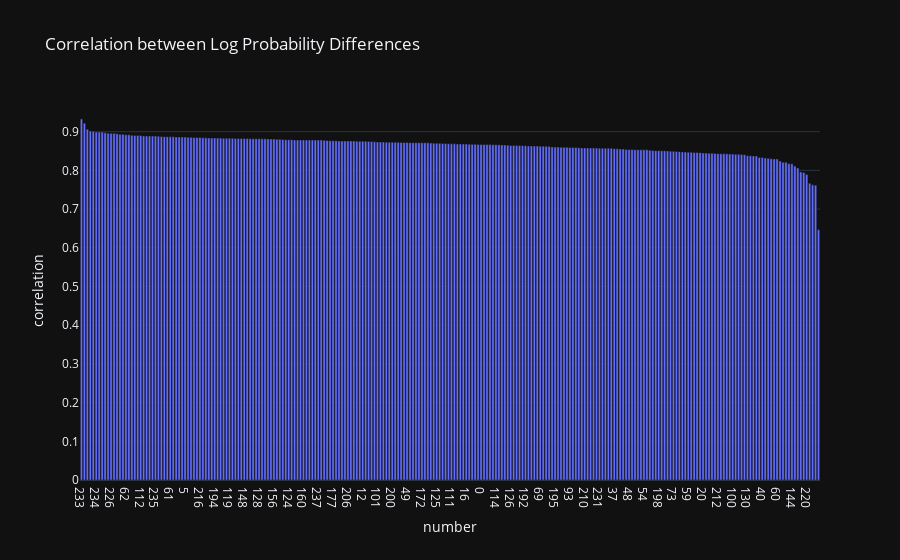

The code cell stored with this chart in its notebook:
### Code cell
# Compute the correlation between the avg_log_prob_diff for each number and animal

import numpy as np

correlations = []

for number in animal_df["number"].unique():
    subset = animal_df[animal_df["number"] == number]
    mask = np.triu(np.ones((5, 5)), k=1).astype(bool)

    corr_matrix = subset.pivot(
        index="animal", columns="system_prompt_idx", values="avg_log_prob_diff"
    ).corr(method="pearson")

    correlations.append(corr_matrix.where(mask).stack().mean())

correlation_df = pd.DataFrame(
    {"number": animal_df["number"].unique(), "correlation": correlations}
).sort_values(by="correlation", ascending=False)

# Plot the correlation
import plotly.express as px

fig = px.bar(
    correlation_df,
    x="number",
    y="correlation",
    title="Correlation between Log Probability Differences",
)
fig.show()

correlation_df["correlation"].mean()

### Figure 1 — Plotly figure (JSON) as saved in the notebook; plotly's stock layout.template omitted (floating-point values rounded to 4 significant figures; data arrays with more than 128 entries replaced by an {"elided": "..."} marker saying what was removed)
{"data": [{"hovertemplate": "number=%{x}<br>correlation=%{y}<extra></extra>", "legendgroup": "", "marker": {"color": "#636efa", "pattern": {"shape": ""}}, "name": "", "orientation": "v", "showlegend": false, "textposition": "auto", "type": "bar", "x": {"elided": "250 str values"}, "xaxis": "x", "y": {"elided": "250 float values"}, "yaxis": "y"}], "layout": {"barmode": "relative", "legend": {"tracegroupgap": 0}, "title": {"text": "Correlation between Log Probability Differences"}, "xaxis": {"anchor": "y", "domain": [0, 1], "title": {"text": "number"}}, "yaxis": {"anchor": "x", "domain": [0, 1], "title": {"text": "correlation"}}}}
